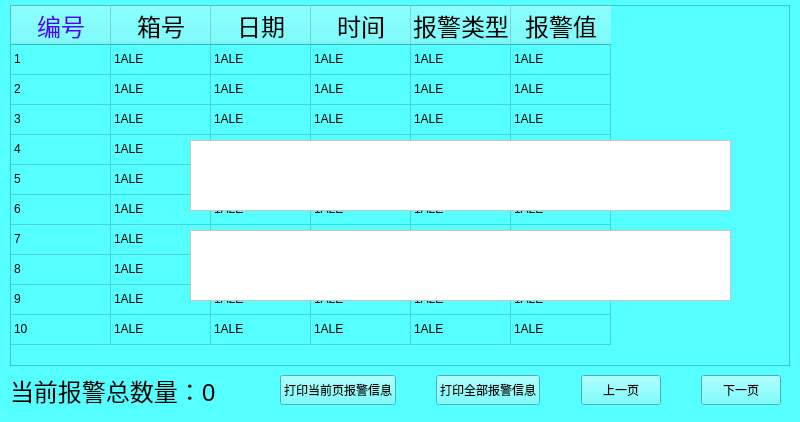
<?xml version="1.0" encoding="UTF-8"?>
<ui version="4.0">
 <class>Form_Baojin</class>
 <widget class="QWidget" name="Form_Baojin">
  <property name="windowModality">
   <enum>Qt::ApplicationModal</enum>
  </property>
  <property name="geometry">
   <rect>
    <x>0</x>
    <y>0</y>
    <width>800</width>
    <height>422</height>
   </rect>
  </property>
  <property name="maximumSize">
   <size>
    <width>800</width>
    <height>500</height>
   </size>
  </property>
  <property name="windowTitle">
   <string>Formxcvxvxcvxzcv</string>
  </property>
  <property name="styleSheet">
   <string notr="true">background-color: rgb(85, 255, 255);
border-color: rgb(16, 80, 255);</string>
  </property>
  <widget class="QTableWidget" name="tableWidget">
   <property name="geometry">
    <rect>
     <x>10</x>
     <y>5</y>
     <width>780</width>
     <height>361</height>
    </rect>
   </property>
   <property name="maximumSize">
    <size>
     <width>800</width>
     <height>800</height>
    </size>
   </property>
   <property name="focusPolicy">
    <enum>Qt::NoFocus</enum>
   </property>
   <property name="frameShape">
    <enum>QFrame::StyledPanel</enum>
   </property>
   <property name="frameShadow">
    <enum>QFrame::Sunken</enum>
   </property>
   <property name="editTriggers">
    <set>QAbstractItemView::NoEditTriggers</set>
   </property>
   <property name="rowCount">
    <number>10</number>
   </property>
   <attribute name="verticalHeaderVisible">
    <bool>false</bool>
   </attribute>
   <row/>
   <row/>
   <row/>
   <row/>
   <row/>
   <row/>
   <row/>
   <row/>
   <row/>
   <row/>
   <column>
    <property name="text">
     <string>编号</string>
    </property>
    <property name="font">
     <font>
      <pointsize>18</pointsize>
      <weight>50</weight>
      <bold>false</bold>
     </font>
    </property>
    <property name="foreground">
     <brush brushstyle="SolidPattern">
      <color alpha="255">
       <red>85</red>
       <green>0</green>
       <blue>255</blue>
      </color>
     </brush>
    </property>
   </column>
   <column>
    <property name="text">
     <string>箱号</string>
    </property>
    <property name="font">
     <font>
      <pointsize>18</pointsize>
     </font>
    </property>
   </column>
   <column>
    <property name="text">
     <string>日期</string>
    </property>
    <property name="font">
     <font>
      <pointsize>18</pointsize>
     </font>
    </property>
   </column>
   <column>
    <property name="text">
     <string>时间</string>
    </property>
    <property name="font">
     <font>
      <pointsize>18</pointsize>
     </font>
    </property>
   </column>
   <column>
    <property name="text">
     <string>报警类型</string>
    </property>
    <property name="font">
     <font>
      <pointsize>18</pointsize>
     </font>
    </property>
   </column>
   <column>
    <property name="text">
     <string>报警值</string>
    </property>
    <property name="font">
     <font>
      <pointsize>18</pointsize>
      <weight>50</weight>
      <italic>false</italic>
      <bold>false</bold>
     </font>
    </property>
   </column>
   <item row="0" column="0">
    <property name="text">
     <string>1</string>
    </property>
   </item>
   <item row="0" column="1">
    <property name="text">
     <string>1ALE</string>
    </property>
   </item>
   <item row="0" column="2">
    <property name="text">
     <string>1ALE</string>
    </property>
   </item>
   <item row="0" column="3">
    <property name="text">
     <string>1ALE</string>
    </property>
   </item>
   <item row="0" column="4">
    <property name="text">
     <string>1ALE</string>
    </property>
   </item>
   <item row="0" column="5">
    <property name="text">
     <string>1ALE</string>
    </property>
   </item>
   <item row="1" column="0">
    <property name="text">
     <string>2</string>
    </property>
   </item>
   <item row="1" column="1">
    <property name="text">
     <string>1ALE</string>
    </property>
   </item>
   <item row="1" column="2">
    <property name="text">
     <string>1ALE</string>
    </property>
   </item>
   <item row="1" column="3">
    <property name="text">
     <string>1ALE</string>
    </property>
   </item>
   <item row="1" column="4">
    <property name="text">
     <string>1ALE</string>
    </property>
   </item>
   <item row="1" column="5">
    <property name="text">
     <string>1ALE</string>
    </property>
   </item>
   <item row="2" column="0">
    <property name="text">
     <string>3</string>
    </property>
   </item>
   <item row="2" column="1">
    <property name="text">
     <string>1ALE</string>
    </property>
   </item>
   <item row="2" column="2">
    <property name="text">
     <string>1ALE</string>
    </property>
   </item>
   <item row="2" column="3">
    <property name="text">
     <string>1ALE</string>
    </property>
   </item>
   <item row="2" column="4">
    <property name="text">
     <string>1ALE</string>
    </property>
   </item>
   <item row="2" column="5">
    <property name="text">
     <string>1ALE</string>
    </property>
   </item>
   <item row="3" column="0">
    <property name="text">
     <string>4</string>
    </property>
   </item>
   <item row="3" column="1">
    <property name="text">
     <string>1ALE</string>
    </property>
   </item>
   <item row="3" column="2">
    <property name="text">
     <string>1ALE</string>
    </property>
   </item>
   <item row="3" column="3">
    <property name="text">
     <string>1ALE</string>
    </property>
   </item>
   <item row="3" column="4">
    <property name="text">
     <string>1ALE</string>
    </property>
   </item>
   <item row="3" column="5">
    <property name="text">
     <string>1ALE</string>
    </property>
   </item>
   <item row="4" column="0">
    <property name="text">
     <string>5</string>
    </property>
   </item>
   <item row="4" column="1">
    <property name="text">
     <string>1ALE</string>
    </property>
   </item>
   <item row="4" column="2">
    <property name="text">
     <string>1ALE</string>
    </property>
   </item>
   <item row="4" column="3">
    <property name="text">
     <string>1ALE</string>
    </property>
   </item>
   <item row="4" column="4">
    <property name="text">
     <string>1ALE</string>
    </property>
   </item>
   <item row="4" column="5">
    <property name="text">
     <string>1ALE</string>
    </property>
   </item>
   <item row="5" column="0">
    <property name="text">
     <string>6</string>
    </property>
   </item>
   <item row="5" column="1">
    <property name="text">
     <string>1ALE</string>
    </property>
   </item>
   <item row="5" column="2">
    <property name="text">
     <string>1ALE</string>
    </property>
   </item>
   <item row="5" column="3">
    <property name="text">
     <string>1ALE</string>
    </property>
   </item>
   <item row="5" column="4">
    <property name="text">
     <string>1ALE</string>
    </property>
   </item>
   <item row="5" column="5">
    <property name="text">
     <string>1ALE</string>
    </property>
   </item>
   <item row="6" column="0">
    <property name="text">
     <string>7</string>
    </property>
   </item>
   <item row="6" column="1">
    <property name="text">
     <string>1ALE</string>
    </property>
   </item>
   <item row="6" column="2">
    <property name="text">
     <string>1ALE</string>
    </property>
   </item>
   <item row="6" column="3">
    <property name="text">
     <string>1ALE</string>
    </property>
   </item>
   <item row="6" column="4">
    <property name="text">
     <string>1ALE</string>
    </property>
   </item>
   <item row="6" column="5">
    <property name="text">
     <string>1ALE</string>
    </property>
   </item>
   <item row="7" column="0">
    <property name="text">
     <string>8</string>
    </property>
   </item>
   <item row="7" column="1">
    <property name="text">
     <string>1ALE</string>
    </property>
   </item>
   <item row="7" column="2">
    <property name="text">
     <string>1ALE</string>
    </property>
   </item>
   <item row="7" column="3">
    <property name="text">
     <string>1ALE</string>
    </property>
   </item>
   <item row="7" column="4">
    <property name="text">
     <string>1ALE</string>
    </property>
   </item>
   <item row="7" column="5">
    <property name="text">
     <string>1ALE</string>
    </property>
   </item>
   <item row="8" column="0">
    <property name="text">
     <string>9</string>
    </property>
   </item>
   <item row="8" column="1">
    <property name="text">
     <string>1ALE</string>
    </property>
   </item>
   <item row="8" column="2">
    <property name="text">
     <string>1ALE</string>
    </property>
   </item>
   <item row="8" column="3">
    <property name="text">
     <string>1ALE</string>
    </property>
   </item>
   <item row="8" column="4">
    <property name="text">
     <string>1ALE</string>
    </property>
   </item>
   <item row="8" column="5">
    <property name="text">
     <string>1ALE</string>
    </property>
   </item>
   <item row="9" column="0">
    <property name="text">
     <string>10</string>
    </property>
   </item>
   <item row="9" column="1">
    <property name="text">
     <string>1ALE</string>
    </property>
   </item>
   <item row="9" column="2">
    <property name="text">
     <string>1ALE</string>
    </property>
   </item>
   <item row="9" column="3">
    <property name="text">
     <string>1ALE</string>
    </property>
   </item>
   <item row="9" column="4">
    <property name="text">
     <string>1ALE</string>
    </property>
   </item>
   <item row="9" column="5">
    <property name="text">
     <string>1ALE</string>
    </property>
   </item>
  </widget>
  <widget class="QWidget" name="horizontalLayoutWidget">
   <property name="geometry">
    <rect>
     <x>280</x>
     <y>370</y>
     <width>501</width>
     <height>41</height>
    </rect>
   </property>
   <layout class="QHBoxLayout" name="horizontalLayout">
    <property name="spacing">
     <number>15</number>
    </property>
    <item>
     <widget class="QPushButton" name="but_print_today">
      <property name="maximumSize">
       <size>
        <width>180</width>
        <height>30</height>
       </size>
      </property>
      <property name="text">
       <string>打印当前页报警信息</string>
      </property>
     </widget>
    </item>
    <item>
     <spacer name="horizontalSpacer_3">
      <property name="orientation">
       <enum>Qt::Horizontal</enum>
      </property>
      <property name="sizeHint" stdset="0">
       <size>
        <width>40</width>
        <height>20</height>
       </size>
      </property>
     </spacer>
    </item>
    <item>
     <widget class="QPushButton" name="but_print_all">
      <property name="maximumSize">
       <size>
        <width>150</width>
        <height>30</height>
       </size>
      </property>
      <property name="text">
       <string>打印全部报警信息</string>
      </property>
     </widget>
    </item>
    <item>
     <spacer name="horizontalSpacer_2">
      <property name="orientation">
       <enum>Qt::Horizontal</enum>
      </property>
      <property name="sizeHint" stdset="0">
       <size>
        <width>40</width>
        <height>20</height>
       </size>
      </property>
     </spacer>
    </item>
    <item>
     <widget class="QPushButton" name="pushButton_2">
      <property name="maximumSize">
       <size>
        <width>90</width>
        <height>30</height>
       </size>
      </property>
      <property name="text">
       <string>上一页</string>
      </property>
     </widget>
    </item>
    <item>
     <spacer name="horizontalSpacer">
      <property name="orientation">
       <enum>Qt::Horizontal</enum>
      </property>
      <property name="sizeHint" stdset="0">
       <size>
        <width>40</width>
        <height>20</height>
       </size>
      </property>
     </spacer>
    </item>
    <item>
     <widget class="QPushButton" name="pushButton_3">
      <property name="maximumSize">
       <size>
        <width>90</width>
        <height>30</height>
       </size>
      </property>
      <property name="text">
       <string>下一页</string>
      </property>
     </widget>
    </item>
   </layout>
  </widget>
  <widget class="QLabel" name="label_2">
   <property name="geometry">
    <rect>
     <x>10</x>
     <y>370</y>
     <width>231</width>
     <height>41</height>
    </rect>
   </property>
   <property name="font">
    <font>
     <family>文泉驿微米黑</family>
     <pointsize>18</pointsize>
    </font>
   </property>
   <property name="text">
    <string>当前报警总数量：0</string>
   </property>
  </widget>
  <widget class="QTextEdit" name="te1">
   <property name="geometry">
    <rect>
     <x>190</x>
     <y>140</y>
     <width>541</width>
     <height>71</height>
    </rect>
   </property>
   <property name="styleSheet">
    <string notr="true">background-color: rgb(255, 255, 255);</string>
   </property>
  </widget>
  <widget class="QTextEdit" name="te2">
   <property name="geometry">
    <rect>
     <x>190</x>
     <y>230</y>
     <width>541</width>
     <height>71</height>
    </rect>
   </property>
   <property name="styleSheet">
    <string notr="true">background-color: rgb(255, 255, 255);</string>
   </property>
  </widget>
 </widget>
 <resources/>
 <connections/>
</ui>
